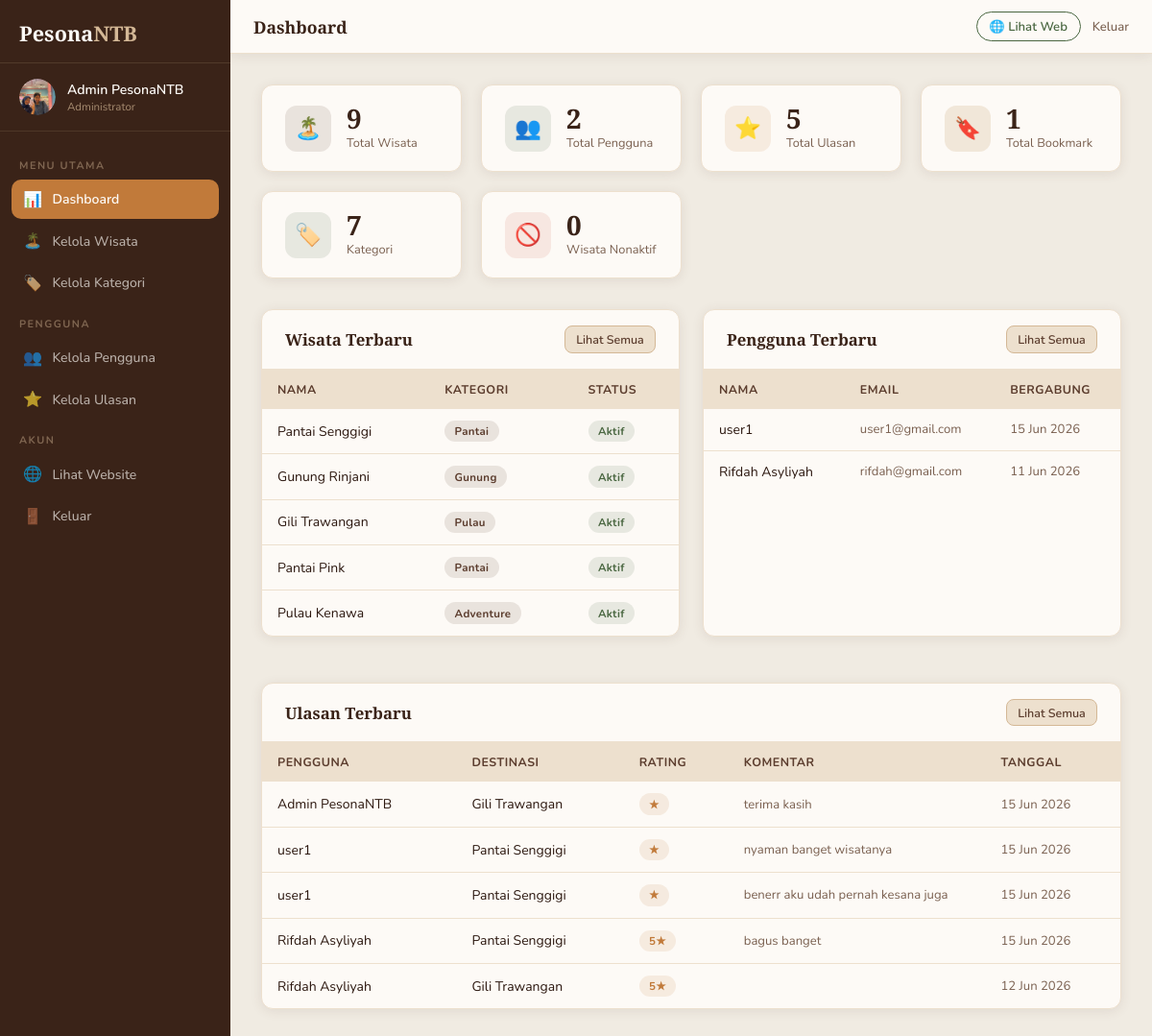
Before: /config/dashboard.php (signed in) with the older database file.
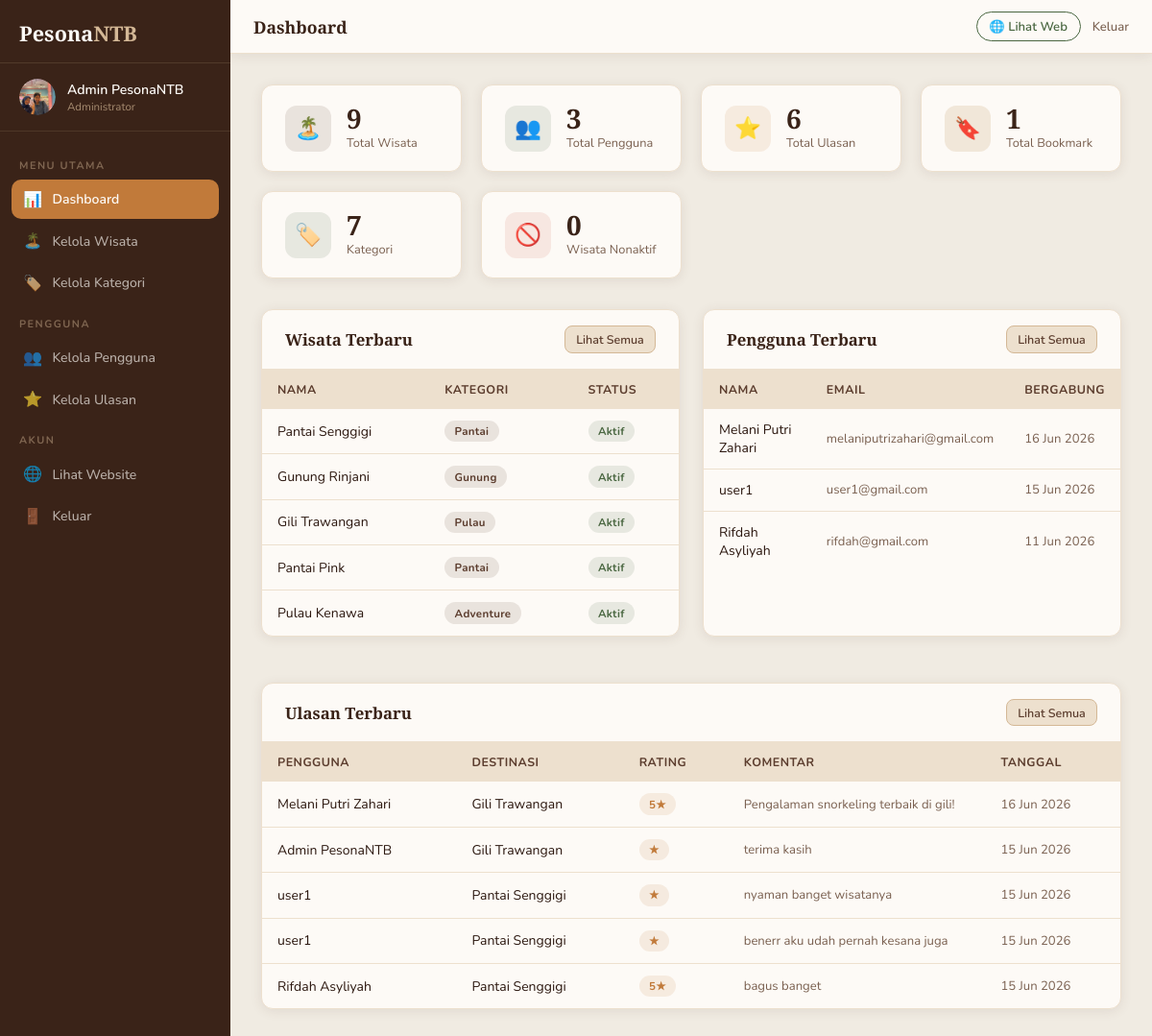
After: the same page with the newer database file.
### tables this page shows
CREATE TABLE `wisata` (
  `id` int(11) NOT NULL,
  `nama` varchar(150) NOT NULL,
  `kategori` enum('Pantai','Gunung','Air Terjun','Budaya','Pulau','Kuliner','Adventure') NOT NULL,
  `lokasi` varchar(150) NOT NULL,
  `deskripsi` text NOT NULL,
  `fasilitas` text DEFAULT NULL,
  `jam_buka` varchar(100) DEFAULT NULL,
  `harga_tiket` varchar(100) DEFAULT NULL,
  `foto` varchar(255) DEFAULT NULL,
  `aktif` tinyint(1) DEFAULT 1,
  `latitude` decimal(10,8) DEFAULT NULL,
  `longitude` decimal(11,8) DEFAULT NULL,
  `rating` decimal(3,1) DEFAULT 0.0,
  `created_at` datetime DEFAULT current_timestamp(),
  `updated_at` datetime DEFAULT current_timestamp() ON UPDATE current_timestamp()
);

CREATE TABLE `users` (
  `id` int(11) NOT NULL,
  `nama` varchar(100) NOT NULL,
  `email` varchar(150) NOT NULL,
  `telepon` varchar(20) NOT NULL,
  `password` varchar(255) NOT NULL,
  `role` enum('user','admin') DEFAULT 'user',
  `foto_profil` varchar(255) DEFAULT NULL,
  `created_at` datetime DEFAULT current_timestamp(),
  `reset_token` varchar(255) DEFAULT NULL,
  `reset_expired` datetime DEFAULT NULL
);

CREATE TABLE `ulasan` (
  `id` int(11) NOT NULL,
  `user_id` int(11) NOT NULL,
  `wisata_id` int(11) NOT NULL,
  `parent_id` int(11) DEFAULT NULL,
  `rating` tinyint(4) DEFAULT NULL,
  `komentar` text DEFAULT NULL,
  `created_at` datetime DEFAULT current_timestamp()
);

### config/dashboard.php (the view, shortened to what the changed rows need)
<?php
require_once 'db.php';
$total_user     = $conn->query("SELECT COUNT(*) as c FROM users WHERE role='user'")->fetch_assoc()['c'] ?? 0;
$total_ulasan   = $conn->query("SELECT COUNT(*) as c FROM ulasan")->fetch_assoc()['c'] ?? 0;
$wisata_terbaru = [];
$res = $conn->query("SELECT id, nama, kategori, lokasi, rating, aktif, created_at FROM wisata ORDER BY created_at DESC LIMIT 5");
if ($res) while ($r = $res->fetch_assoc()) $wisata_terbaru[] = $r;
$user_terbaru = [];
$res = $conn->query("SELECT id, nama, email, created_at FROM users WHERE role='user' ORDER BY created_at DESC LIMIT 5");
if ($res) while ($r = $res->fetch_assoc()) $user_terbaru[] = $r;
$ulasan_terbaru = [];
$res = $conn->query("SELECT u.komentar, u.rating, u.created_at, us.nama as user_nama, w.nama as wisata_nama FROM ulasan u JOIN users us ON u.user_id=us.id JOIN wisata w ON u.wisata_id=w.id ORDER BY u.created_at DESC LIMIT 5");
if ($res) while ($r = $res->fetch_assoc()) $ulasan_terbaru[] = $r;
?>
<!DOCTYPE html>
<html lang="id">
<head>
  <link rel="stylesheet" href="../css/admin.css">
</head>
<body>
<div class="admin-layout">
  <div class="admin-content">
    <main class="admin-main">
      <div class="stats-grid">
        <div class="stat-card">
          <div><div class="stat-num"><?= $total_user ?></div><div class="stat-label">Total Pengguna</div></div>
        </div>
        <div class="stat-card">
          <div><div class="stat-num"><?= $total_ulasan ?></div><div class="stat-label">Total Ulasan</div></div>
        </div>
      </div>
      <div style="display:grid;grid-template-columns:1fr 1fr;gap:1.5rem;margin-bottom:1.5rem">
        <div class="admin-card">
          <div class="table-wrap">
            <table>
              <thead><tr><th>Nama</th><th>Kategori</th><th>Status</th></tr></thead>
              <tbody>
                <?php foreach ($wisata_terbaru as $w): ?>
                <tr>
                  <td><?= htmlspecialchars($w['nama']) ?></td>
                  <td><span class="badge badge-brown"><?= htmlspecialchars($w['kategori']) ?></span></td>
                  <td><?= $w['aktif'] ? '<span class="badge badge-green">Aktif</span>' : '<span class="badge badge-gray">Nonaktif</span>' ?></td>
                </tr>
                <?php endforeach; ?>
              </tbody>
            </table>
          </div>
        </div>
        <div class="admin-card">
          <div class="table-wrap">
            <table>
              <thead><tr><th>Nama</th><th>Email</th><th>Bergabung</th></tr></thead>
              <tbody>
                <?php foreach ($user_terbaru as $u): ?>
                <tr>
                  <td><?= htmlspecialchars($u['nama']) ?></td>
                  <td class="td-muted"><?= htmlspecialchars($u['email']) ?></td>
                  <td class="td-muted"><?= date('d M Y', strtotime($u['created_at'])) ?></td>
                </tr>
                <?php endforeach; ?>
              </tbody>
            </table>
          </div>
        </div>
      </div>
      <div class="admin-card">
        <div class="table-wrap">
          <table>
            <thead><tr><th>Pengguna</th><th>Destinasi</th><th>Rating</th><th>Komentar</th><th>Tanggal</th></tr></thead>
            <tbody>
              <?php foreach ($ulasan_terbaru as $u): ?>
              <tr>
                <td><?= htmlspecialchars($u['user_nama']) ?></td>
                <td><?= htmlspecialchars($u['wisata_nama']) ?></td>
                <td><span class="badge badge-orange"><?= $u['rating'] ?>★</span></td>
                <td class="td-truncate td-muted"><?= htmlspecialchars($u['komentar']) ?></td>
                <td class="td-muted"><?= date('d M Y', strtotime($u['created_at'])) ?></td>
              </tr>
              <?php endforeach; ?>
            </tbody>
          </table>
        </div>
      </div>
    </main>
  </div>
</div>
</body>
</html>

Changed rows visible on the page:
no longer on this page (row unchanged): ulasan: user.nama "Rifdah Asyliyah", wisata.nama "Gili Trawangan", rating "5", created_at "12 Jun 2026"
added users: nama "Melani Putri Zahari", email "melaniputrizahari@gmail.com", created_at "16 Jun 2026"
added ulasan: user.nama "Melani Putri Zahari", wisata.nama "Gili Trawangan", rating "5", komentar "Pengalaman snorkeling terbaik di gili!", created_at "16 Jun 2026"
Other visible differences:
$total_user: "2" → "3"
$total_ulasan: "5" → "6"
